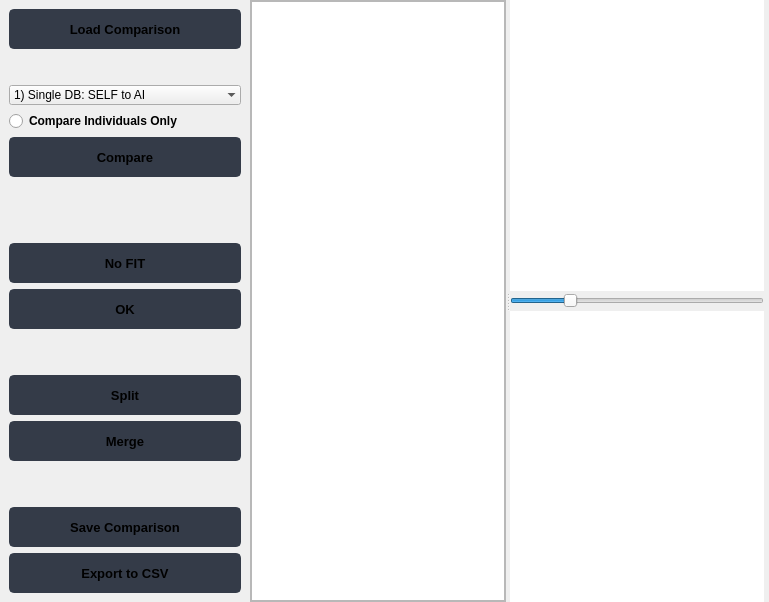
               <widget class="QWidget" name="page_compare">
                <layout class="QHBoxLayout" name="horizontalLayout_11">
                 <property name="spacing">
                  <number>0</number>
                 </property>
                 <property name="leftMargin">
                  <number>0</number>
                 </property>
                 <property name="topMargin">
                  <number>0</number>
                 </property>
                 <property name="rightMargin">
                  <number>0</number>
                 </property>
                 <property name="bottomMargin">
                  <number>0</number>
                 </property>
                 <item>
                  <widget class="QFrame" name="frame_31">
                   <property name="minimumSize">
                    <size>
                     <width>250</width>
                     <height>0</height>
                    </size>
                   </property>
                   <property name="maximumSize">
                    <size>
                     <width>200</width>
                     <height>16777215</height>
                    </size>
                   </property>
                   <property name="frameShape">
                    <enum>QFrame::Shape::NoFrame</enum>
                   </property>
                   <property name="frameShadow">
                    <enum>QFrame::Shadow::Raised</enum>
                   </property>
                   <layout class="QVBoxLayout" name="verticalLayout_19">
                    <item>
                     <widget class="QPushButton" name="btn_cmp_load">
                      <property name="enabled">
                       <bool>true</bool>
                      </property>
                      <property name="minimumSize">
                       <size>
                        <width>100</width>
                        <height>40</height>
                       </size>
                      </property>
                      <property name="font">
                       <font>
                        <family>Segoe UI</family>
                        <pointsize>10</pointsize>
                        <bold>true</bold>
                       </font>
                      </property>
                      <property name="styleSheet">
                       <string notr="true">QPushButton {
	border: 2px solid rgb(52, 59, 72);
	border-radius: 5px;	
	background-color: rgb(52, 59, 72);
}
QPushButton:hover {
	background-color: rgb(57, 65, 80);
	border: 2px solid rgb(61, 70, 86);
}
QPushButton:pressed {	
	background-color: rgb(35, 40, 49);
	border: 2px solid rgb(43, 50, 61);
}</string>
                      </property>
                      <property name="text">
                       <string notr="true">Load Comparison</string>
                      </property>
                     </widget>
                    </item>
                    <item>
                     <spacer name="verticalSpacer_9">
                      <property name="orientation">
                       <enum>Qt::Orientation::Vertical</enum>
                      </property>
                      <property name="sizeType">
                       <enum>QSizePolicy::Policy::Fixed</enum>
                      </property>
                      <property name="sizeHint" stdset="0">
                       <size>
                        <width>20</width>
                        <height>30</height>
                       </size>
                      </property>
                     </spacer>
                    </item>
                    <item>
                     <widget class="QComboBox" name="compare_modus_combobox">
                      <property name="autoFillBackground">
                       <bool>false</bool>
                      </property>
                      <property name="currentText">
                       <string notr="true">1) Single DB: SELF to AI</string>
                      </property>
                      <property name="frame">
                       <bool>false</bool>
                      </property>
                      <item>
                       <property name="text">
                        <string>1) Single DB: SELF to AI</string>
                       </property>
                      </item>
                      <item>
                       <property name="text">
                        <string>2) Single DB: AI to AI REVIEW</string>
                       </property>
                      </item>
                      <item>
                       <property name="text">
                        <string>3) Dual DB: MANUAL to MANUAL</string>
                       </property>
                      </item>
                      <item>
                       <property name="text">
                        <string>4) Dual DB: ALL to ALL</string>
                       </property>
                      </item>
                     </widget>
                    </item>
                    <item>
                     <widget class="QRadioButton" name="compare_individual_check">
                      <property name="font">
                       <font>
                        <bold>true</bold>
                       </font>
                      </property>
                      <property name="text">
                       <string notr="true">Compare Individuals Only</string>
                      </property>
                     </widget>
                    </item>
                    <item>
                     <widget class="QPushButton" name="btn_cmp_start">
                      <property name="enabled">
                       <bool>true</bool>
                      </property>
                      <property name="minimumSize">
                       <size>
                        <width>100</width>
                        <height>40</height>
                       </size>
                      </property>
                      <property name="font">
                       <font>
                        <family>Segoe UI</family>
                        <pointsize>10</pointsize>
                        <bold>true</bold>
                       </font>
                      </property>
                      <property name="styleSheet">
                       <string notr="true">QPushButton {
	border: 2px solid rgb(52, 59, 72);
	border-radius: 5px;	
	background-color: rgb(52, 59, 72);
}
QPushButton:hover {
	background-color: rgb(57, 65, 80);
	border: 2px solid rgb(61, 70, 86);
}
QPushButton:pressed {	
	background-color: rgb(35, 40, 49);
	border: 2px solid rgb(43, 50, 61);
}</string>
                      </property>
                      <property name="text">
                       <string notr="true">Compare</string>
                      </property>
                     </widget>
                    </item>
                    <item>
                     <widget class="QLabel" name="compare_label_info">
                      <property name="text">
                       <string/>
                      </property>
                     </widget>
                    </item>
                    <item>
                     <spacer name="verticalSpacer_2">
                      <property name="orientation">
                       <enum>Qt::Orientation::Vertical</enum>
                      </property>
                      <property name="sizeHint" stdset="0">
                       <size>
                        <width>20</width>
                        <height>40</height>
                       </size>
                      </property>
                     </spacer>
                    </item>
                    <item>
                     <widget class="QPushButton" name="btn_cmp_reject">
                      <property name="minimumSize">
                       <size>
                        <width>120</width>
                        <height>40</height>
                       </size>
                      </property>
                      <property name="font">
                       <font>
                        <pointsize>10</pointsize>
                        <bold>true</bold>
                       </font>
                      </property>
                      <property name="styleSheet">
                       <string notr="true">QPushButton {
	border: 2px solid rgb(52, 59, 72);
	border-radius: 5px;	
	background-color: rgb(52, 59, 72);
}
QPushButton:hover {
	background-color: rgb(57, 65, 80);
	border: 2px solid rgb(61, 70, 86);
}
QPushButton:pressed {	
	background-color: rgb(35, 40, 49);
	border: 2px solid rgb(43, 50, 61);
}</string>
                      </property>
                      <property name="text">
                       <string notr="true">No FIT</string>
                      </property>
                     </widget>
                    </item>
                    <item>
                     <widget class="QPushButton" name="btn_cmp_accept">
                      <property name="minimumSize">
                       <size>
                        <width>120</width>
                        <height>40</height>
                       </size>
                      </property>
                      <property name="font">
                       <font>
                        <pointsize>10</pointsize>
                        <bold>true</bold>
                       </font>
                      </property>
                      <property name="styleSheet">
                       <string notr="true">QPushButton {
	border: 2px solid rgb(52, 59, 72);
	border-radius: 5px;	
	background-color: rgb(52, 59, 72);
}
QPushButton:hover {
	background-color: rgb(57, 65, 80);
	border: 2px solid rgb(61, 70, 86);
}
QPushButton:pressed {	
	background-color: rgb(35, 40, 49);
	border: 2px solid rgb(43, 50, 61);
}</string>
                      </property>
                      <property name="text">
                       <string notr="true">OK</string>
                      </property>
                     </widget>
                    </item>
                    <item>
                     <spacer name="verticalSpacer_8">
                      <property name="orientation">
                       <enum>Qt::Orientation::Vertical</enum>
                      </property>
                      <property name="sizeHint" stdset="0">
                       <size>
                        <width>20</width>
                        <height>40</height>
                       </size>
                      </property>
                     </spacer>
                    </item>
                    <item>
                     <widget class="QPushButton" name="btn_cmp_split">
                      <property name="minimumSize">
                       <size>
                        <width>120</width>
                        <height>40</height>
                       </size>
                      </property>
                      <property name="font">
                       <font>
                        <pointsize>10</pointsize>
                        <bold>true</bold>
                       </font>
                      </property>
                      <property name="styleSheet">
                       <string notr="true">QPushButton {
	border: 2px solid rgb(52, 59, 72);
	border-radius: 5px;	
	background-color: rgb(52, 59, 72);
}
QPushButton:hover {
	background-color: rgb(57, 65, 80);
	border: 2px solid rgb(61, 70, 86);
}
QPushButton:pressed {	
	background-color: rgb(35, 40, 49);
	border: 2px solid rgb(43, 50, 61);
}</string>
                      </property>
                      <property name="text">
                       <string notr="true">Split</string>
                      </property>
                     </widget>
                    </item>
                    <item>
                     <widget class="QPushButton" name="btn_cmp_merge">
                      <property name="minimumSize">
                       <size>
                        <width>120</width>
                        <height>40</height>
                       </size>
                      </property>
                      <property name="font">
                       <font>
                        <pointsize>10</pointsize>
                        <bold>true</bold>
                       </font>
                      </property>
                      <property name="styleSheet">
                       <string notr="true">QPushButton {
	border: 2px solid rgb(52, 59, 72);
	border-radius: 5px;	
	background-color: rgb(52, 59, 72);
}
QPushButton:hover {
	background-color: rgb(57, 65, 80);
	border: 2px solid rgb(61, 70, 86);
}
QPushButton:pressed {	
	background-color: rgb(35, 40, 49);
	border: 2px solid rgb(43, 50, 61);
}</string>
                      </property>
                      <property name="text">
                       <string notr="true">Merge</string>
                      </property>
                     </widget>
                    </item>
                    <item>
                     <spacer name="verticalSpacer_3">
                      <property name="orientation">
                       <enum>Qt::Orientation::Vertical</enum>
                      </property>
                      <property name="sizeHint" stdset="0">
                       <size>
                        <width>20</width>
                        <height>40</height>
                       </size>
                      </property>
                     </spacer>
                    </item>
                    <item>
                     <widget class="QPushButton" name="btn_cmp_save">
                      <property name="minimumSize">
                       <size>
                        <width>120</width>
                        <height>40</height>
                       </size>
                      </property>
                      <property name="font">
                       <font>
                        <pointsize>10</pointsize>
                        <bold>true</bold>
                       </font>
                      </property>
                      <property name="styleSheet">
                       <string notr="true">QPushButton {
	border: 2px solid rgb(52, 59, 72);
	border-radius: 5px;	
	background-color: rgb(52, 59, 72);
}
QPushButton:hover {
	background-color: rgb(57, 65, 80);
	border: 2px solid rgb(61, 70, 86);
}
QPushButton:pressed {	
	background-color: rgb(35, 40, 49);
	border: 2px solid rgb(43, 50, 61);
}</string>
                      </property>
                      <property name="text">
                       <string notr="true">Save Comparison</string>
                      </property>
                     </widget>
                    </item>
                    <item>
                     <widget class="QPushButton" name="btn_cmp_export">
                      <property name="minimumSize">
                       <size>
                        <width>120</width>
                        <height>40</height>
                       </size>
                      </property>
                      <property name="font">
                       <font>
                        <pointsize>10</pointsize>
                        <bold>true</bold>
                       </font>
                      </property>
                      <property name="styleSheet">
                       <string notr="true">QPushButton {
	border: 2px solid rgb(52, 59, 72);
	border-radius: 5px;	
	background-color: rgb(52, 59, 72);
}
QPushButton:hover {
	background-color: rgb(57, 65, 80);
	border: 2px solid rgb(61, 70, 86);
}
QPushButton:pressed {	
	background-color: rgb(35, 40, 49);
	border: 2px solid rgb(43, 50, 61);
}</string>
                      </property>
                      <property name="text">
                       <string notr="true">Export to CSV</string>
                      </property>
                     </widget>
                    </item>
                   </layout>
                  </widget>
                 </item>
                 <item>
                  <widget class="QSplitter" name="splitter_2">
                   <property name="orientation">
                    <enum>Qt::Orientation::Horizontal</enum>
                   </property>
                   <property name="opaqueResize">
                    <bool>true</bool>
                   </property>
                   <property name="childrenCollapsible">
                    <bool>false</bool>
                   </property>
                   <widget class="QFrame" name="frame_34">
                    <property name="maximumSize">
                     <size>
                      <width>800</width>
                      <height>16777215</height>
                     </size>
                    </property>
                    <property name="frameShape">
                     <enum>QFrame::Shape::StyledPanel</enum>
                    </property>
                    <property name="frameShadow">
                     <enum>QFrame::Shadow::Raised</enum>
                    </property>
                    <layout class="QHBoxLayout" name="horizontalLayout_25">
                     <property name="spacing">
                      <number>0</number>
                     </property>
                     <property name="leftMargin">
                      <number>0</number>
                     </property>
                     <property name="topMargin">
                      <number>0</number>
                     </property>
                     <property name="rightMargin">
                      <number>0</number>
                     </property>
                     <property name="bottomMargin">
                      <number>0</number>
                     </property>
                     <item>
                      <widget class="QTableView" name="compare_tableView">
                       <property name="maximumSize">
                        <size>
                         <width>16777215</width>
                         <height>16777215</height>
                        </size>
                       </property>
                       <property name="styleSheet">
                        <string notr="true">QHeaderView::section { background-color:rgb(98, 103, 111) }</string>
                       </property>
                       <property name="selectionMode">
                        <enum>QAbstractItemView::SelectionMode::ExtendedSelection</enum>
                       </property>
                       <property name="selectionBehavior">
                        <enum>QAbstractItemView::SelectionBehavior::SelectRows</enum>
                       </property>
                       <property name="showGrid">
                        <bool>false</bool>
                       </property>
                       <attribute name="verticalHeaderVisible">
                        <bool>false</bool>
                       </attribute>
                      </widget>
                     </item>
                    </layout>
                   </widget>
                   <widget class="QFrame" name="frame_32">
                    <property name="frameShape">
                     <enum>QFrame::Shape::NoFrame</enum>
                    </property>
                    <property name="frameShadow">
                     <enum>QFrame::Shadow::Raised</enum>
                    </property>
                    <layout class="QVBoxLayout" name="verticalLayout_10">
                     <property name="spacing">
                      <number>0</number>
                     </property>
                     <property name="leftMargin">
                      <number>0</number>
                     </property>
                     <property name="topMargin">
                      <number>0</number>
                     </property>
                     <property name="rightMargin">
                      <number>5</number>
                     </property>
                     <property name="bottomMargin">
                      <number>0</number>
                     </property>
                     <item>
                      <widget class="CompareListView" name="compare_thumbs1">
                       <property name="frameShape">
                        <enum>QFrame::Shape::NoFrame</enum>
                       </property>
                       <property name="frameShadow">
                        <enum>QFrame::Shadow::Sunken</enum>
                       </property>
                       <property name="dragEnabled">
                        <bool>false</bool>
                       </property>
                       <property name="dragDropMode">
                        <enum>QAbstractItemView::DragDropMode::DropOnly</enum>
                       </property>
                       <property name="selectionMode">
                        <enum>QAbstractItemView::SelectionMode::NoSelection</enum>
                       </property>
                       <property name="movement">
                        <enum>QListView::Movement::Static</enum>
                       </property>
                       <property name="flow">
                        <enum>QListView::Flow::LeftToRight</enum>
                       </property>
                       <property name="uniformItemSizes">
                        <bool>false</bool>
                       </property>
                       <property name="selectionRectVisible">
                        <bool>false</bool>
                       </property>
                      </widget>
                     </item>
                     <item>
                      <widget class="QSlider" name="compare_slider_size">
                       <property name="minimumSize">
                        <size>
                         <width>0</width>
                         <height>20</height>
                        </size>
                       </property>
                       <property name="minimum">
                        <number>150</number>
                       </property>
                       <property name="maximum">
                        <number>600</number>
                       </property>
                       <property name="singleStep">
                        <number>25</number>
                       </property>
                       <property name="pageStep">
                        <number>100</number>
                       </property>
                       <property name="value">
                        <number>250</number>
                       </property>
                       <property name="orientation">
                        <enum>Qt::Orientation::Horizontal</enum>
                       </property>
                       <property name="tickPosition">
                        <enum>QSlider::TickPosition::NoTicks</enum>
                       </property>
                       <property name="tickInterval">
                        <number>50</number>
                       </property>
                      </widget>
                     </item>
                     <item>
                      <widget class="CompareListView" name="compare_thumbs2">
                       <property name="frameShape">
                        <enum>QFrame::Shape::NoFrame</enum>
                       </property>
                       <property name="editTriggers">
                        <set>QAbstractItemView::EditTrigger::EditKeyPressed</set>
                       </property>
                       <property name="flow">
                        <enum>QListView::Flow::LeftToRight</enum>
                       </property>
                       <property name="spacing">
                        <number>8</number>
                       </property>
                      </widget>
                     </item>
                    </layout>
                   </widget>
                  </widget>
                 </item>
                </layout>
               </widget>
